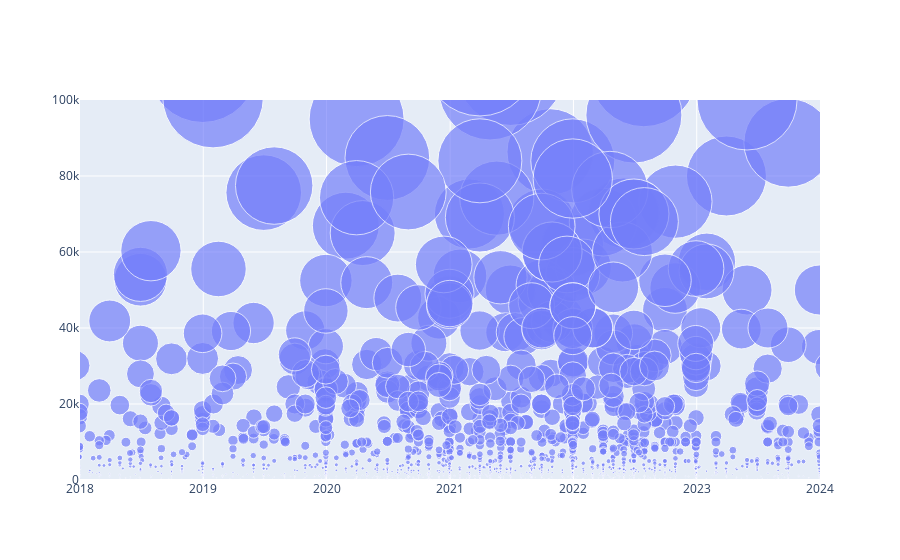

The notebook cell this image was saved under:
### Code cell
fig = go.Figure(data = [go.Scatter(x = df_sub ['contract_end_date'] ,
                                y = df_sub ['annual_average_revenue'],
                                mode='markers',
                                marker_size=df_sub['annual_average_revenue']/1000,
                                opacity=0.87,
                                name='account',
                                textposition='bottom center')],
                                layout=go.Layout(
                                    xaxis = dict(range = [min, max]),
                                    yaxis = dict(range = [0, 100000]),
                                    legend = {'xanchor': 'left'}
                                )
                                
                                
                                ) 
fig

### Figure 1 — Plotly figure (JSON) as saved in the notebook; plotly's stock layout.template omitted (floating-point values rounded to 4 significant figures; data arrays with more than 128 entries replaced by an {"elided": "..."} marker saying what was removed)
{"data": [{"marker": {"size": {"elided": "2678 float values"}}, "mode": "markers", "name": "account", "opacity": 0.87, "textposition": "bottom center", "type": "scatter", "x": {"elided": "2678 str values"}, "y": {"elided": "2678 float values"}}], "layout": {"legend": {"xanchor": "left"}, "xaxis": {"range": ["2018-01-01T00:00:00", "2024-01-01T00:00:00"]}, "yaxis": {"range": [0, 100000]}}}
